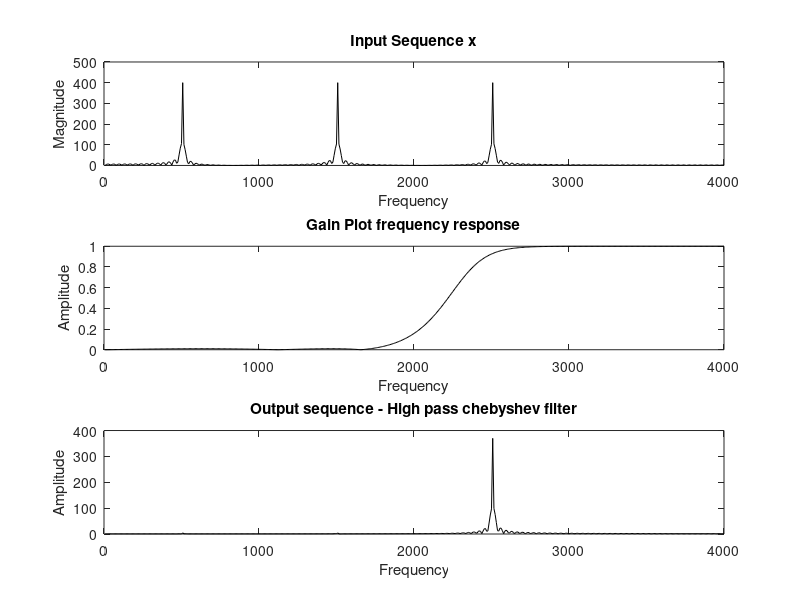

Write MATLAB code to recreate this figure.
%chebyshev IIR
%lowpass
%inputs
clc;
clear all;
close all;
fsamp= 8000;
fp= 1000;
fs= 2000; 
ws= (2*fs)/fsamp; %digital
wp= (2*fp)/fsamp;
ap= 0.5;
as= 40;
f1= 500;
f2= 1500;
f3= 2500;
order=1024;
%input signals
t= 0:(1/fsamp):0.1;
x1 = sin(2*pi*f1*t);
x2 = sin(2*pi*f2*t);
x3 = sin(2*pi*f3*t);
x = x1+x2+x3;
%input spectrum
fft_x=fft(x,order);
for i=1:order
    fr(i)=i*(fsamp/order);
end
%low pass
[N,Ws]=cheb2ord(wp,ws,ap,as);
[b,a]= cheby2(N,as,Ws,'high');
[h,f]= freqz(b,a,order/2,fsamp);
y1= filter(b,a,x);
fft_y1=fft(y1,order);
figure(1);
subplot(311)
plot(fr(1:order/2),abs(fft_x(1:order/2)),'k');
title('Input Sequence x');
xlabel('Frequency');
ylabel('Magnitude');
subplot(312) %gain
h1=abs(h)/max(abs(h));
plot(fr(1:order/2),(h1(1:order/2)),'k');
title('Gain Plot frequency response');
xlabel('Frequency'); ylabel('Amplitude');
subplot(313) %output
plot(fr(1:order/2),abs(fft_y1(1:order/2)),'k');
title('Output sequence - High pass chebyshev filter');
xlabel('Frequency'); ylabel('Amplitude');
